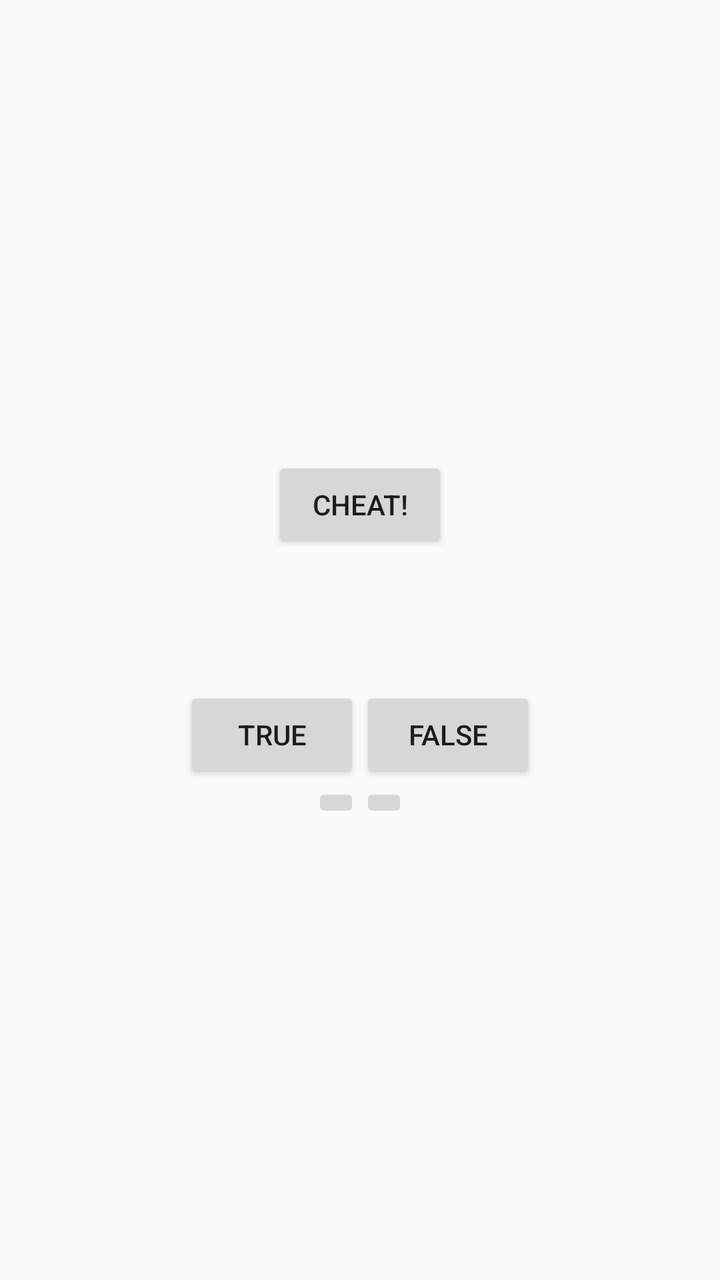
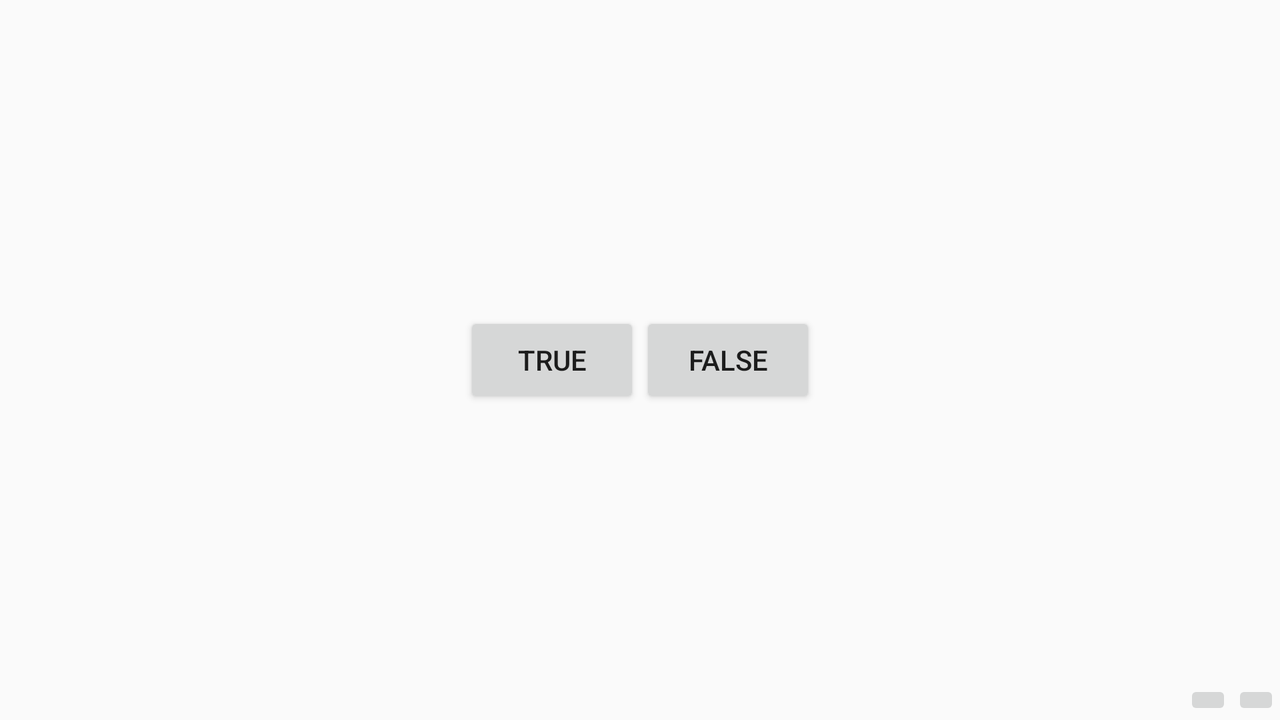

First picture: res/layout/ on a phone held upright. Second picture: the repository's own variant of that layout, on a device whose configuration matches the variant's folder. Source for both follows.
<!-- AndroidManifest.xml: application theme AppTheme -->
<!-- res/layout/activity_quiz.xml -->
<?xml version="1.0" encoding="utf-8"?>
<LinearLayout xmlns:android="http://schemas.android.com/apk/res/android"
              android:layout_width="match_parent"
              android:layout_height="match_parent"
              android:gravity="center"
              android:orientation="vertical">

    <Button
        android:id="@+id/btn_cheat"
        android:layout_width="wrap_content"
        android:layout_height="wrap_content"
        android:text="@string/cheat_button"/>

    <TextView
        android:id="@+id/tv_question"
        android:layout_width="wrap_content"
        android:layout_height="wrap_content"
        android:padding="24dp"/>

    <LinearLayout
        android:layout_width="wrap_content"
        android:layout_height="wrap_content"
        android:orientation="horizontal">

        <Button
            android:id="@+id/btn_true"
            android:layout_width="wrap_content"
            android:layout_height="wrap_content"
            android:text="@string/true_button"/>

        <Button
            android:id="@+id/btn_false"
            android:layout_width="wrap_content"
            android:layout_height="wrap_content"
            android:text="@string/false_button"/>
    </LinearLayout>

   <LinearLayout
       android:layout_width="wrap_content"
       android:orientation="horizontal"
       android:layout_height="wrap_content">
       <ImageButton
           android:src="@drawable/arrow_left"
           android:id="@+id/btn_prev"
           android:layout_width="wrap_content"
           android:layout_height="wrap_content"/>
       <ImageButton
           android:src="@drawable/arrow_right"
           android:id="@+id/btn_next"
           android:layout_width="wrap_content"
           android:layout_height="wrap_content"/>
   </LinearLayout>
</LinearLayout>
<!-- resources referenced by this layout -->
<resources>
  <string name="cheat_button">CHEAT!</string>
  <string name="false_button">FALSE</string>
  <string name="true_button">TRUE</string>
  <!-- from res/values-v21/ -->
  <style name="AppTheme" parent="Theme.AppCompat.Light.DarkActionBar">
          
          <item name="colorPrimary">@color/colorPrimary</item>
          <item name="colorPrimaryDark">@color/colorPrimaryDark</item>
          <item name="colorAccent">@color/colorAccent</item>
      </style>
  <color name="colorPrimary">#3F51B5</color>
  <color name="colorPrimaryDark">#303F9F</color>
  <color name="colorAccent">#FF4081</color>
</resources>
<!-- res/layout-land/activity_quiz.xml (the repository's variant of the layout above) -->
<!-- drawn on the phone turned sideways -->
<?xml version="1.0" encoding="utf-8"?>
<FrameLayout xmlns:android="http://schemas.android.com/apk/res/android"
             android:layout_width="match_parent"
             android:layout_height="match_parent">

    <TextView
        android:id="@+id/tv_question"
        android:layout_width="wrap_content"
        android:layout_height="wrap_content"
        android:layout_gravity="center_horizontal"
        android:padding="24dp"/>

    <LinearLayout
        android:layout_width="wrap_content"
        android:layout_height="wrap_content"
        android:layout_gravity="center_vertical|center_horizontal"
        android:orientation="horizontal">

        <Button
            android:id="@+id/btn_true"
            android:layout_width="wrap_content"
            android:layout_height="wrap_content"
            android:text="@string/true_button"/>

        <Button
            android:id="@+id/btn_false"
            android:layout_width="wrap_content"
            android:layout_height="wrap_content"
            android:text="@string/false_button"/>
    </LinearLayout>

    <LinearLayout
        android:layout_width="wrap_content"
        android:layout_height="wrap_content"
        android:layout_gravity="bottom|right"
        android:orientation="horizontal">

        <ImageButton
            android:id="@+id/btn_prev"
            android:layout_width="wrap_content"
            android:layout_height="wrap_content"
            android:src="@drawable/arrow_left"/>

        <ImageButton
            android:id="@+id/btn_next"
            android:layout_width="wrap_content"
            android:layout_height="wrap_content"
            android:src="@drawable/arrow_right"/>
    </LinearLayout>
</FrameLayout>
<!-- resources referenced by the variant -->
<!-- as the phone turned sideways resolves them -->
<resources>
  <string name="false_button">FALSE</string>
  <string name="true_button">TRUE</string>
  <!-- from res/values-v21/ -->
  <style name="AppTheme" parent="Theme.AppCompat.Light.DarkActionBar">
          
          <item name="colorPrimary">@color/colorPrimary</item>
          <item name="colorPrimaryDark">@color/colorPrimaryDark</item>
          <item name="colorAccent">@color/colorAccent</item>
      </style>
  <color name="colorPrimary">#3F51B5</color>
  <color name="colorPrimaryDark">#303F9F</color>
  <color name="colorAccent">#FF4081</color>
</resources>
